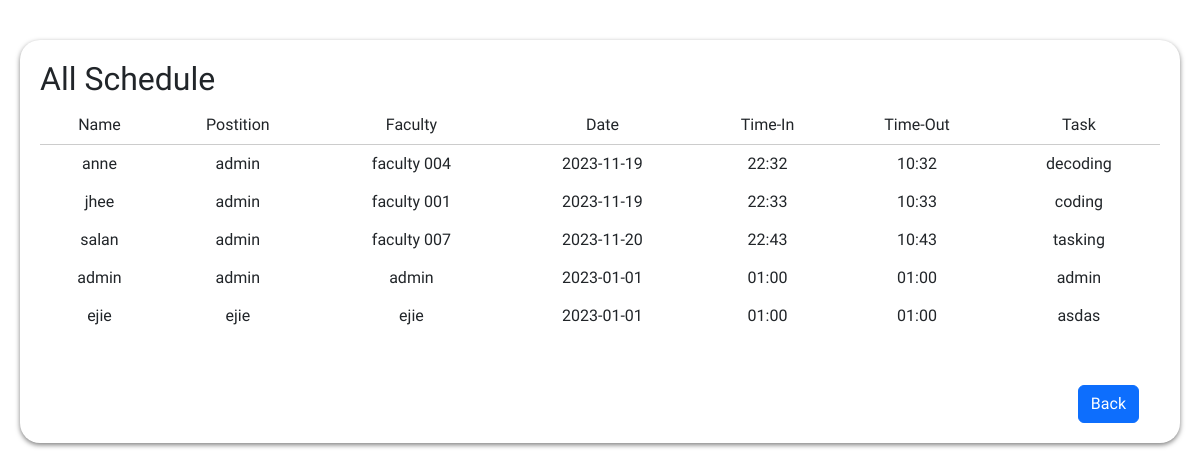
The app's page /User/all-sched.php with its own data.
### tables this page shows
CREATE TABLE `schedules` (
  `id` int(255) NOT NULL,
  `name` varchar(255) NOT NULL,
  `position` varchar(255) NOT NULL,
  `faculty` varchar(255) NOT NULL,
  `date` varchar(255) NOT NULL,
  `time_in` varchar(255) NOT NULL,
  `time_out` varchar(255) NOT NULL,
  `task` varchar(255) NOT NULL
);

### User/all-sched.php (the view, shortened to what this page needs)
<!DOCTYPE html>
<html lang="en">
<head>
    <link rel="stylesheet" href="/Staff&Faculty/css/dashboard.css"/>
    <link rel="stylesheet" href="https://cdn.jsdelivr.net/npm/bootstrap@5.3.2/dist/css/bootstrap.min.css"/>
     <link rel="stylesheet" href="https://maxst.icons8.com/vue-static/landings/line-awesome/line-awesome/1.3.0/css/line-awesome.min.css">
</head>
<body>
    <div class="schedule_container">
        <div class="activity">
        <h2>All Schedule</h2>
         <table>
            <thead>
                <tr>
                    <td>Name</td>
                    <td>Postition</td>
                    <td>Faculty</td>
                    <td>Date</td>
                    <td>Time-In</td>
                    <td>Time-Out</td>
                    <td>Task</td>
                </tr>
            </thead>
            <tbody>
             <?php
                    $connection = new mysqli("localhost", "root", "", "staff&faculty");
                    $sql = "SELECT * FROM schedules";
                    $result = $connection->query($sql);
                    while($row = $result->fetch_assoc()){
                        echo"
                            <tr>
                            <td>$row[name]</td>
                            <td>$row[position]</td>
                            <td>$row[faculty]</td>
                            <td>$row[date]</td>
                            <td>$row[time_in]</td>
                            <td>$row[time_out]</td>
                            <td>$row[task]</td>
                        </tr>
                        ";
                    }
                ?>
            </tbody>
         </table>
         <div class="home">
             <a class="btn btn-primary" href="/Staff&Faculty/User/user-mainpage.php" role="button">Back</a>
         </div>
       </div>
    </div>
</body>
</html>

### css/dashboard.css (style rules this page uses)
* { margin: 0; padding: 0; box-sizing: border-box; font-family: 'Comfortaa', sans-serif; }
:root { --orange: #2f66ff; --white:#fff; --grey:#f5f5f5; --black1:#222; --black2:#999 }
body { min-height: 100vh; overflow-x: hidden; }
tbody, td, tfoot, th, thead, tr { border-color: inherit; border-style: solid; padding: 7px; border-width: 0; }
.schedule_container { position: relative; width: 100%; padding: 20px; display: grid; }
.schedule_container .activity { position: relative; display: grid; min-height: 200px; background: var(--white); margin-top: 20px; padding: 20px; box-shadow: 0 2px 5px rgba(0,0,0,0.5); border-radius: 20px; }
.schedule_container .activity table thead tr { text-align: center; border-bottom: 1px solid rgba(0, 0, 0, 0.2); }
.schedule_container .activity table tbody tr { text-align: center; padding-top: 15px; margin: 50px; }
.schedule_container .activity .home { margin-top: 50px; text-align: right; padding-right: 21px; }

### records on screen
schedules: name "anne", position "admin", faculty "faculty 004", date "2023-11-19", time_in "22:32", time_out "10:32", task "decoding"
schedules: name "jhee", position "admin", faculty "faculty 001", date "2023-11-19", time_in "22:33", time_out "10:33", task "coding"
schedules: name "salan", position "admin", faculty "faculty 007", date "2023-11-20", time_in "22:43", time_out "10:43", task "tasking"
schedules: name "admin", position "admin", faculty "admin", date "2023-01-01", time_in "01:00", time_out "01:00", task "admin"
schedules: name "ejie", position "ejie", faculty "ejie", date "2023-01-01", time_in "01:00", time_out "01:00", task "asdas"
